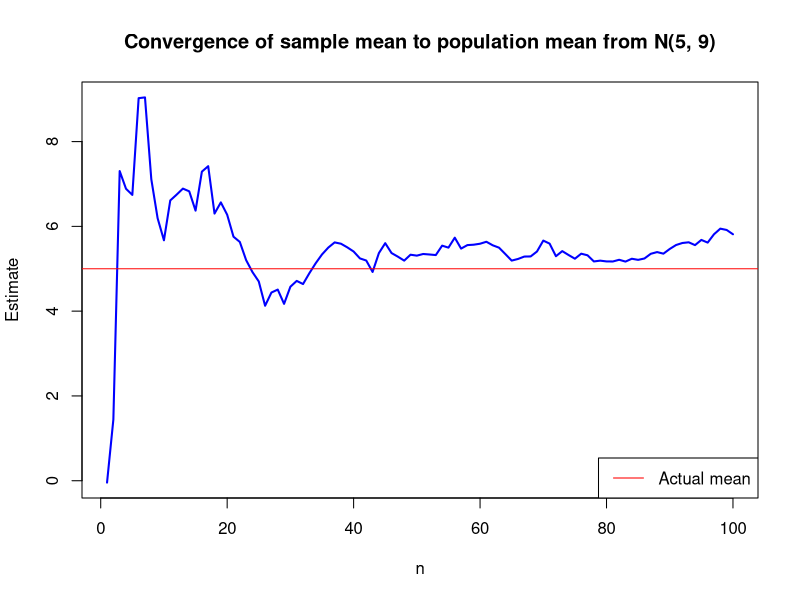
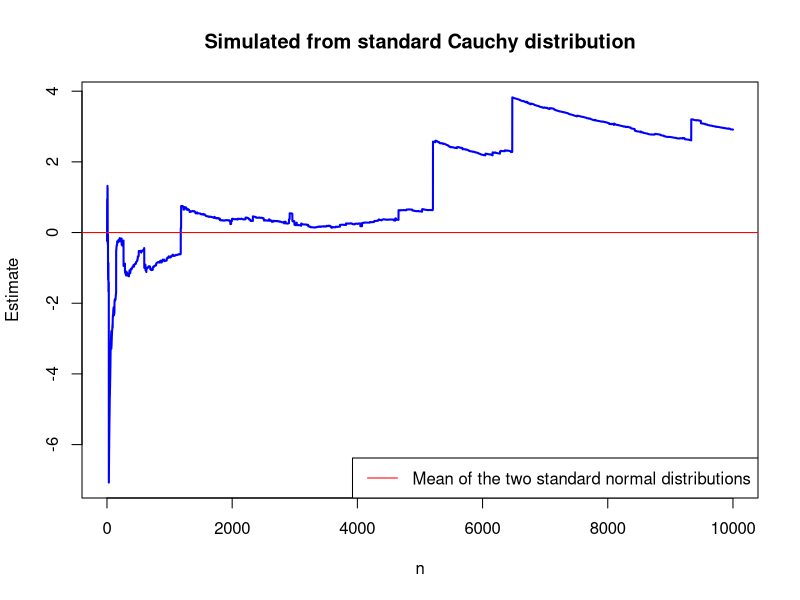
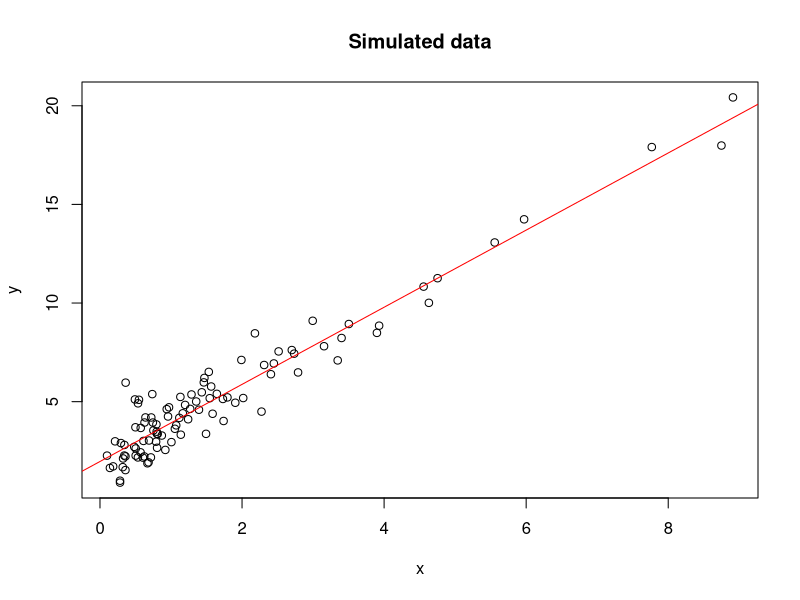
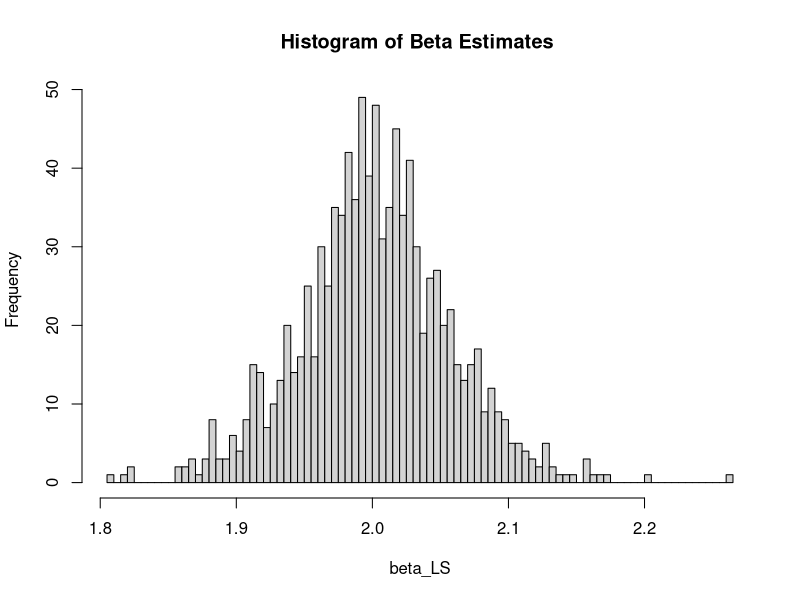

Write R code to recreate these figures, in order.
## ---- chunk 1
knitr::opts_chunk$set(tidy.opts = list(width.cutoff = 80), tidy = TRUE)
set.seed(123)
## ---- chunk 2
random <- rnorm(100, mean = 5, sd = 9)

#Mean with varying 1, ..., n draws
mean_est <- (cumsum(random) / (1:100))

#par(mar = c(4, 4, 2, 2)) # bottom, left, top, right
plot(1:100, mean_est, type = "l", xlab = "n", ylab = "Estimate", col = "blue", lwd = 2,
     main = "Convergence of sample mean to population mean from N(5, 9)")
abline(h = 5, col = "red")
legend("bottomright", legend = "Actual mean", col = "red", lty = 1)
## ---- chunk 3
set.seed(123)

# Simulate 10000 draws from a standard Cauchy distribution
cauchy <- (rnorm(n = 10000, mean = 0, sd = 1) / rnorm(n = 10000, mean = 0, sd = 1))
mean_est <- cumsum(cauchy) / (1:10000)

# Change the margins
plot(1:10000, mean_est, type = "l", xlab = "n", ylab = "Estimate", col = "blue", lwd = 2,
     main = "Simulated from standard Cauchy distribution")
abline(h = 0, col = "red")
legend("bottomright", legend = "Mean of the two standard normal distributions", col = "red", lty = 1)
## ---- chunk 4
set.seed(123) 
# The function returns a list with y and X
simulate_linear_regression <- function(n, k, alpha, beta, sigma) {
  # Draw k independent variables from a log normal distribution
  X <- matrix(rlnorm(n * k), nrow = n, ncol = k)
  # Draw the error term from a normal distribution with mean zero and standard deviation sigma
  e <- rnorm(n, mean = 0, sd = sigma)
  # Compute y as alpha + X*beta + e
  y <- alpha + X %*% beta + e
  # Return a list with y and X
  return(list(y = y, X = X))
}
## ---- chunk 5
set.seed(123) 
data <- simulate_linear_regression(n = 100, k = 1, alpha = 2, beta = 2, sigma = 1)
y <- data$y # Extract y from the list
X <- data$X # Extract X from the list

# Plot x and y in a scatterplot and add a least-squares regression line
plot(X, y, main = "Simulated data", xlab = "x", ylab = "y")
abline(lm(y ~ X), col = "red") # Fit a linear model and add the line
## ---- chunk 6
# Repeat this 1000 times and store beta_LS every time
beta_LS <- numeric(1000) # Initialize a vector to store beta_LS
for (i in 1:1000) {
  data <- simulate_linear_regression(n = 100, k = 1, alpha = 2, beta = 2, sigma = 1)
  y <- data$y
  X <- data$X
  fit <- lm(y ~ X) # Fit a linear model
  beta_LS[i] <- coef(fit)[2] # Extract the second coefficient (beta_LS)
}

# Create a histogram of the LS estimates
hist(beta_LS, main = "Histogram of Beta Estimates ", xlab = "beta_LS", breaks = 100)
